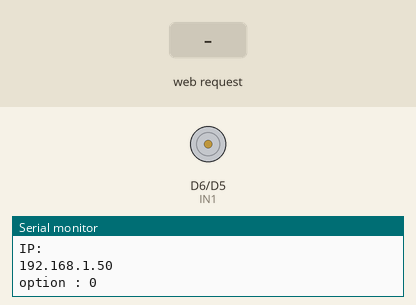
Simulated run of this sketch. Board: ESP8266 (NodeMCU). Shown: motor-driver pin pairs drawn as motors (green arrow = first pin HIGH = forward, orange = second pin HIGH = backward, longer = more drive), the last lines printed to the serial monitor. Inputs (shaded band) come from the test bench. WiFi joins after 1.5 s; servers stay silent unless stated.

Above: at 3.7 s.
3.8 s: HTTP request GET /sendValue?option=1 received
At 5.0 s:
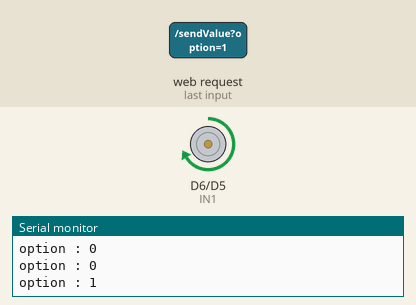
5.9 s: HTTP request GET /sendValue?option=120 received
At 7.9 s:
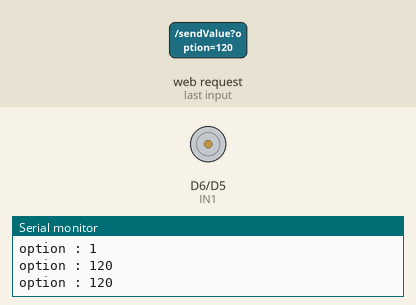
Timing chart, 0 to 9.4 s (numbered marks = the images above; inputs shaded):
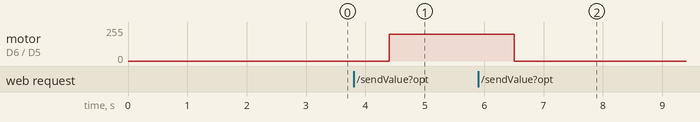

Measured:
- after the input at 3.8 s, motor on D6 (IN1) / D5 (IN2): stopped → forward 200/255 after 0.60 s
- after the input at 5.9 s, motor on D6 (IN1) / D5 (IN2): forward 200/255 → stopped after 0.61 s

The sketch:

JoyStick_DC_Motor_Wifi.ino
```cpp
// ĐỘNG CƠ DC
// OUT1 và OUT2 nối với động cơ DC
// Dùng nguồn của Arduino chứ không dùng nguồn của wifi
// 12V Nối với 5V Arduino , GND nối với GND Arduino (Ở chỗ 3 ô)(5V để trống chỉ dùng 12V thôi)
#define IN1 D6 // D6 (chân số)
#define IN2 D5 // D5 (chân số)
#define MAX_SPEED 255  //từ 0-255
#define MIN_SPEED 0

void Lui(int speed) {
  speed = constrain(speed, MIN_SPEED, MAX_SPEED);
  digitalWrite(IN1, LOW);
  analogWrite(IN2, speed);
}
void Dung() {// Hàm dừng motor
  digitalWrite(IN1, LOW);
  digitalWrite(IN2, LOW);
}
void Tien(int speed) {
  speed = constrain(speed, MIN_SPEED, MAX_SPEED); //đảm báo giá trị nằm trong một khoảng từ 0 - MAX_SPEED
  analogWrite(IN1, speed);
  digitalWrite(IN2, LOW);
}
void NhanhDan(){
  for (int i = 0 ; i <= 255 ; i++){
    analogWrite(IN1 , i);
    digitalWrite(IN2 , LOW);
    delay(50);
  }
}
void ChamDan(){
  for (int i = 255; i >= 0 ; i--){
    analogWrite(IN1 , i);
    digitalWrite(IN2 , LOW);
    delay(50);
  }
}

// Wifi Nên cắm ở cổng bên trái của máy tính (cổng bên trái và phía trên gần với màn hình) thì nó mới nhận
#include <ESP8266WiFi.h>
#include <ESP8266WebServer.h>
ESP8266WebServer server(80);
// Đối với wifi khi setup cổng thì cần thêm A với D ví dụ A0, D4

// Joystick
int Joystick_x = A0; // chân x của joystick      (chân A0) (A0 nối với A0 của wifi, VCC nối 3V3 của wifi, GND nối GND của wifi)
// int Joystick_y = A3; // chân y của joystick   (chân A3) // Không dùng chân A3 vì không có
int Joystick_sw = 4; // chân sw của joystick     (nối với chân D2 của wifi)
// Joystick_sw Để bình thường là 1 , bấm xuống là 0
// Không dùng Joystick_y vẫn chạy bình thường , nó chỉ là không đọc giá trị y thôi

void setup() {
  Serial.begin(9600);
  delay(1000);
  WiFi.begin("Tan 2", "111222333"); //SSID && Pasword
  while (WiFi.waitForConnectResult() != WL_CONNECTED) {
    Serial.println(".");
  }
  Serial.println("IP: ");
  Serial.println(WiFi.localIP());
  server.on("/", [] {
    server.send(200, "text/html",
                "<!DOCTYPE html>"
                "<html>"
                "<head>"
                "<title>Serial Monitor</title>"
                "<script>"
                "window.onload = function() {"
                "readSerial();"
                "};"
                "function readSerial() {"
                "var serialMonitor = document.getElementById('serialMonitor');"
                "var xhttp = new XMLHttpRequest();"
                "xhttp.onreadystatechange = function() {"
                "if (this.readyState == 4 && this.status == 200) {"
                "serialMonitor.value = this.responseText;"
                "serialMonitor.scrollTop = serialMonitor.scrollHeight;"
                "setTimeout(readSerial, 500);"
                "}"
                "};"
                "xhttp.open('GET', 'readSerial', true);"
                "xhttp.send();"
                "}"
                "function sendValue(){"
                "var optionInput = document.getElementById('option');"
                "var xhttp2 =  new XMLHttpRequest();"
                "var option = optionInput.value;"
                "xhttp2.open('POST', 'sendValue', true);"
                "xhttp2.setRequestHeader('Content-type', 'application/x-www-form-urlencoded');"
                "xhttp2.send('option=' + option);"
                "}"
                "</script>"
                "</head>"
                "<body>"

                "<label>Value Joystick</label><br>"
                "<input type='text' id='serialMonitor'>"
                "<br><br>"
                "<label>option (1 = Tien ,  2 = Lui , 3 = Nhanh Dan , 4 = Cham Dan): </label>"
                "<input type='text' name='option' id = 'option'>"
                "<input type='button' value='Send' onclick = sendValue()>"
                "</body>"

                "</html>");
  });


//
//                "<label>Value Gas Sensor</label><br>"
//                "<textarea id='serialMonitor' style='font-family: monospace; width: 100%; height: 300px; white-space: pre; '></textarea>"
//                "<label>option (1 = Tien ,  2 = Lui , 3 = Nhanh Dan , 4 = Cham Dan): </label>"
//                "<input type='text' name='option' id = 'option'>"
//                "<input type='button' value='Send' onclick = sendValue()>"

  // ĐỘNG CƠ DC
  pinMode(IN1, OUTPUT);  // (Đối với chân số thì cần khai báo)
  pinMode(IN2, OUTPUT);  // (Đối với chân số thì cần khai báo)

  // Joystick
  pinMode(Joystick_x, INPUT); // A0 Setup chân cho x
  pinMode(Joystick_sw, INPUT); // D0 Setup chân cho sw
  setupRoutes();
  server.begin();  // Bắt đầu web server
}

// Gửi giá trị đọc được từ cảm biến lên web
void handleReadSerial() {
  int x,y,sw; //khai báo các biến
  //x=digitalRead(Joystick_x); //đọc giá trị từ chân Analog x // A0
  // y=analogRead(Joystick_y); //đọc giá trị từ chân Analog y
  sw=digitalRead(Joystick_sw); //đọc tín hiệu từ chân digital sw // D2
  server.send(200, "text/plain", "sw : " + String(sw) + "\n");

  Serial.print(sw);
  Serial.print("\n");
}

// Nhận giá trị độ từ web để điều khiển servo
int option = 0;
void handleSendValue() {
  if (server.hasArg("option")) {
    option = server.arg("option").toInt();
  }
}

void setupRoutes() {
  server.on("/readSerial", handleReadSerial);
  server.on("/sendValue", handleSendValue);
}

// Nhập 1 xong đến 2 xong đến 3 rồi đến 4 để test , cuối cùng nhập 0 để dừng
void loop() {
  // Xử lý các yêu cầu từ client
  server.handleClient();
  delay(500);  // Đợi để hệ thống xử lý các yêu cầu khác
  Serial.print("option : ");
  Serial.println(option);
  if (option == 1){
    Tien(200); // 200 truyền vào là tốc độ
  }
  else if(option == 2){
    Lui(200);
  }
  else if(option == 3){
    NhanhDan();
  }
  else if(option == 4){
    ChamDan();
  }
  else {
    Dung();
  }
  delay(200);
}
```
